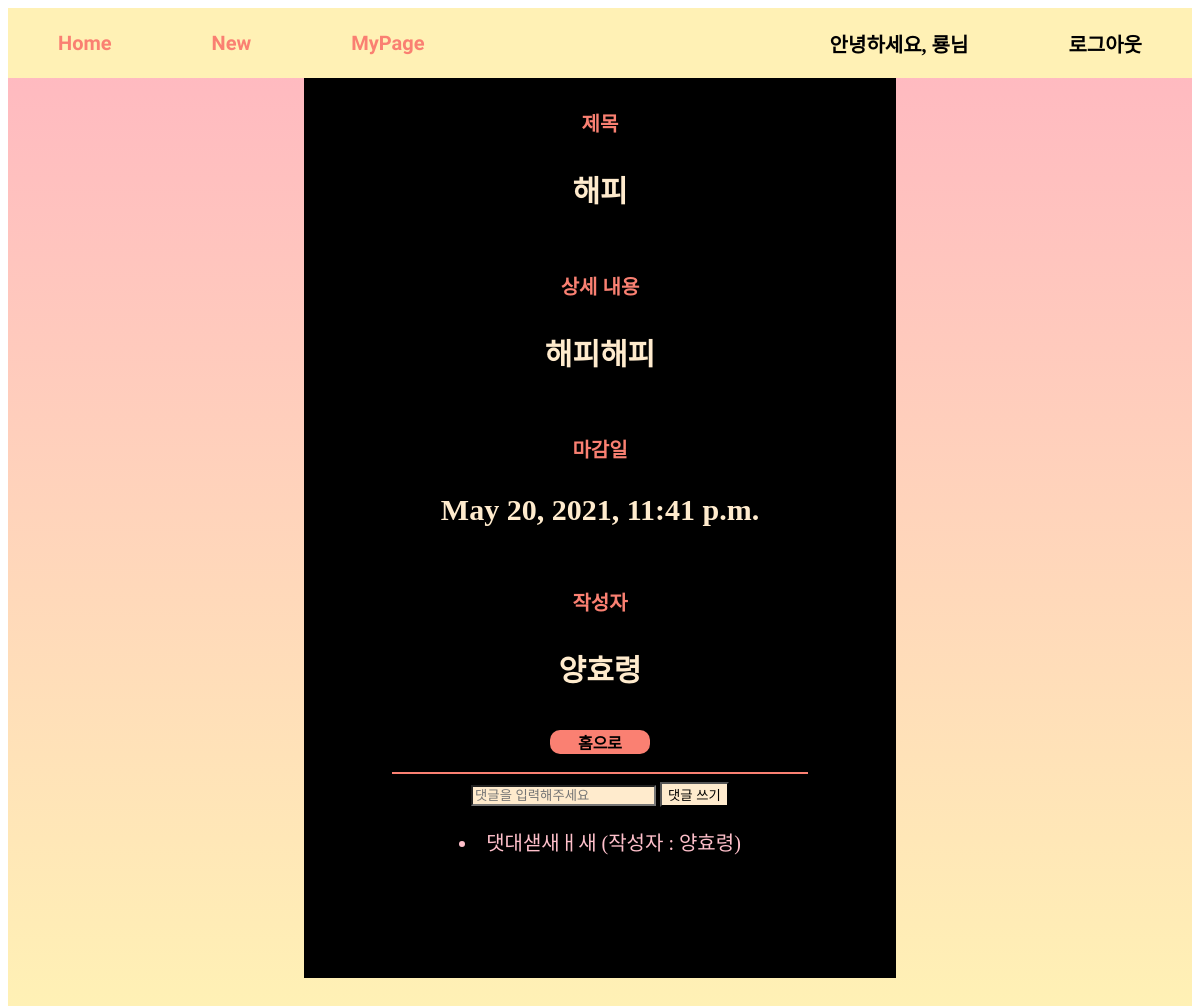
The page /detail/22 (signed in) on the database its author committed.
### todoapp/models.py (models this page shows, shortened)
class List(models.Model):
    title = models.CharField(max_length=200, default='')
    content = models.TextField(default='')
    date = models.DateTimeField(default='')
    author = models.ForeignKey(User, on_delete=models.CASCADE, related_name='lists', null=True, default=None)

class Comment(models.Model):
    list = models.ForeignKey(List, on_delete=models.CASCADE, related_name='comments')
    content = models.TextField(default='')
    author = models.ForeignKey(User, on_delete=models.CASCADE, related_name='comments', null=True, default=None)

### todoapp/views.py (the view, shortened to what this page needs)
# urls.py: path('detail/<int:list_pk>', views.detail, name="detail"),
def detail(request, list_pk):
    list = List.objects.get(pk=list_pk)
    return render(request, 'detail.html', {'list': list})

### todoapp/templates/detail.html (shortened to what this page needs)
{% extends 'base.html' %}
{% block css %} {% load static %}
    <link rel="stylesheet" type ="text/css" href ="{% static 'detail.css'%}"/>
{% endblock %}
{% block entire %}
        <div class="li">
            <h2>제목</h2>
            <p>{{ list.title }}</p>
        </div>
        <div class="li">
            <h2>상세 내용</h2>
            <p>{{ list.content }}</p>
        </div>
        <div class="li">
            <h2>마감일</h2>
            <p>{{ list.date }}</p>
        </div>
        <div class="li">
            <h2>작성자</h2>
            <p>{{ list.author }}</p>
        </div>
        <div class="tag">
            <a href="{% url 'home' %}">홈으로</a>
        </div>
        <hr style="border: solid 1px salmon; width: 70%;">
        {% if user.is_authenticated %}
        <form method="POST">
            <input type="text" id="com" name="content" placeholder="댓글을 입력해주세요">
            <button id="com" type="submit">댓글 쓰기</button>
        </form>
        {% endif %}
        <div class="del">
            {% for comment in list.comments.all %}
            <li>{{ comment.content }} (작성자 : {{ comment.author.username }})
            {% endfor %}
        </div>
{% endblock %}

### todoapp/templates/base.html (shortened to what this page needs)
<!DOCTYPE html>
<html lang="en">
<head>
    {% load static %}
    {% load socialaccount %}
    <link rel="stylesheet" type="text/css" href="{% static 'base.css'%}" />
    {% block css %}
    {% endblock %}
</head>
<body>
    <div class="container">
        <div class="navbar">
            <div class="left">
                <div id="nav">
                    <a href="{% url 'home' %}">Home</a>
                </div>
                <div id="nav">
                    <a href="{% url 'new' %}">New</a>
                </div>
                {% if user.is_authenticated %}
                <div id="nav">
                    <a href="{% url 'mypage' user.pk %}">MyPage</a>
                </div>
                {% endif %}
            </div>
            <div class="right">
                {% if user.is_authenticated %}
                <a class="nav-item">안녕하세요, {{ user.username }}님</a>
                <a class="nav-item" href="{% url 'logout' %}">로그아웃</a>
                {% else %}
                <a class="nav-item" href="{% url 'login' %}">로그인</a>
                <a class="nav-item" href="{% provider_login_url 'kakao' %}">카카오 로그인</a>
                <a class="nav-item" href="{% url 'signup' %}">회원가입</a>
                {% endif %}
            </div>
        </div>
        <div class="entire">
            {% block entire %}
            {% endblock %}
        </div>
    </div>
</body>
</html>

### todoapp/static/base.css (style rules this page uses)
.container { background: linear-gradient(to bottom, lightpink, #fff1b5); height: 1000px; }
.navbar { display: flex; flex-direction: row; justify-content: space-between; align-items: center; background-color: #fff1b5; width: 100%; height: 70px; }
#nav > a { font-family: 'Goblin One', cursive;; text-decoration-line: none ; color: salmon; font-size: 20px; font-weight: bold; margin: 0px 50px 0px 50px; }
.entire { display: flex; flex-direction: column; align-items: center; color: salmon; width: 50%; background-color: black; margin-left: 25%; height: 900px; }
.left { display: flex; flex-direction: row; justify-content: flex-start; align-items: center; background-color: #fff1b5; width: 100%; height: 70px; }
.right { display: flex; flex-direction: row; justify-content: flex-end; align-items: center; background-color: #fff1b5; width: 100%; height: 70px; }
.right > a { text-decoration-line: none ; color: black; font-size: 20px; font-weight: bold; margin: 0px 50px 0px 50px; }

### todoapp/static/detail.css (style rules this page uses)
h2 { font-size: 20px; margin: 30px; text-align: center; }
p { color: blanchedalmond; font-size: 30px; font-weight: bold; text-align: center; }
.tag > a { width: 100px; background-color: salmon; margin: 20px; text-align: center; border-radius: 10px; cursor: pointer; margin: 10px; color: black; text-decoration-line: none ; font-weight: bold; }
.tag { display: flex; flex-direction: row; justify-content: center; align-items: center; }
#com { background-color: blanchedalmond; }
.del > li { color: pink; text-decoration-line: none ; font-size: 20px; cursor: pointer; margin: 20px; }

### rows shown on the page
List: title "해피", content "해피해피", date "May 20, 2021, 11:41 p.m.", author "양효령"
Comment: content "댓대샏새ㅐ새", author.username "양효령"

### other values the page prints
{{ user.username }} "룡"
